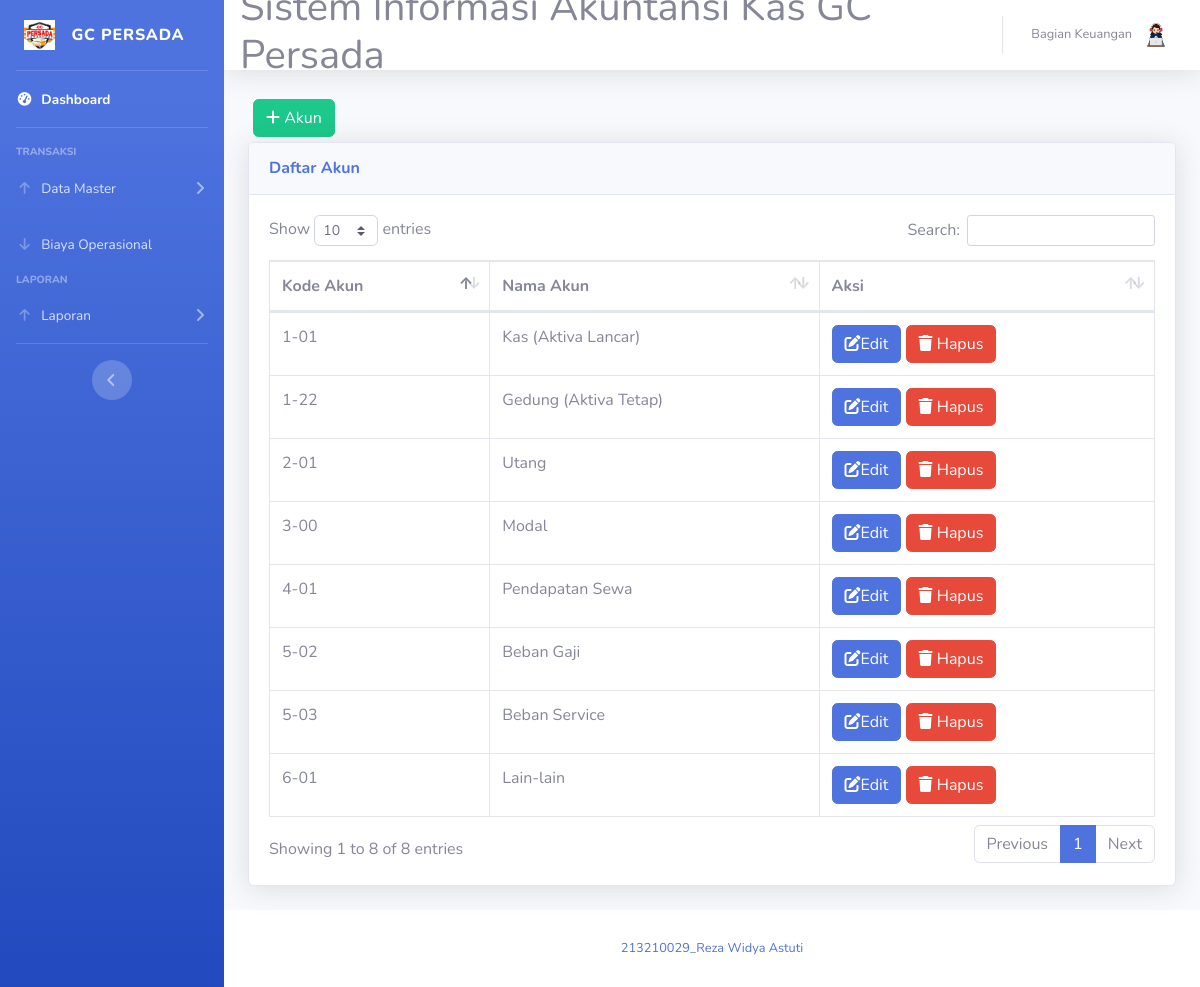
/kategori.php (signed in), run on an earlier commit of the app's database.
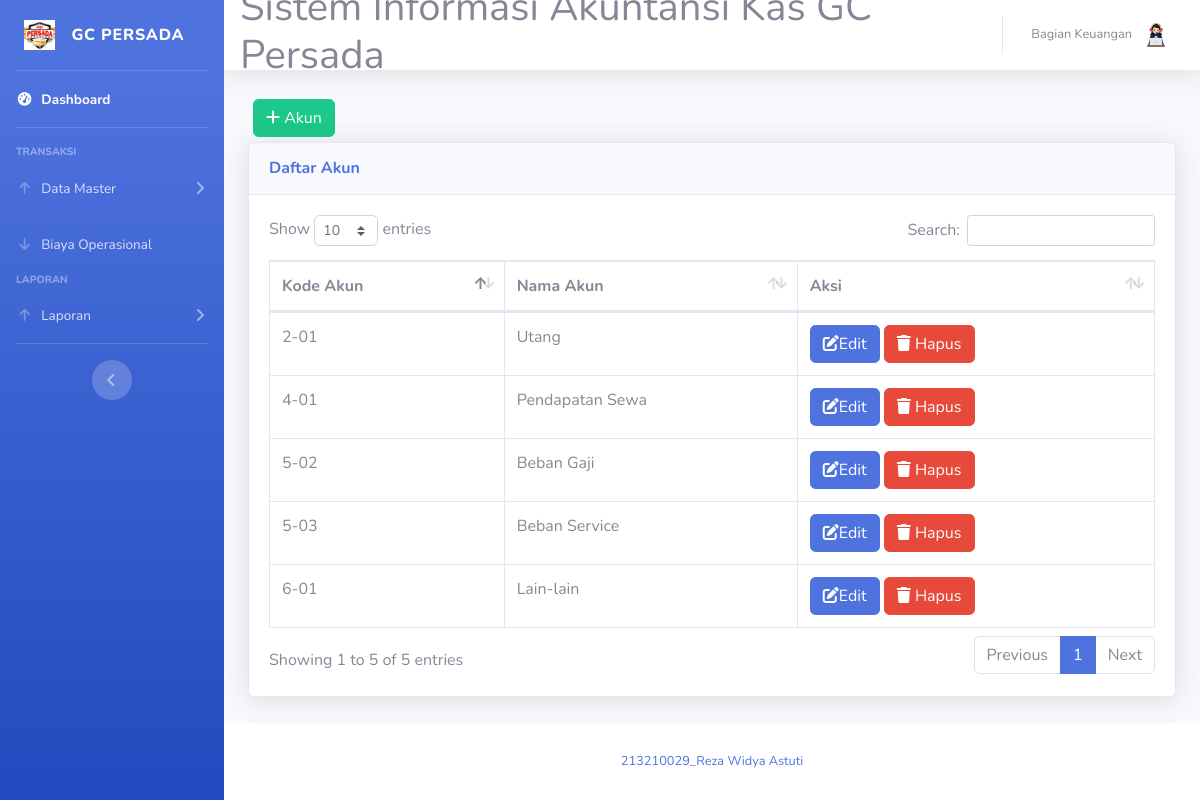
And on a later commit of the database.
### tables this page shows
CREATE TABLE `kategori_akun` (
  `id_akun` varchar(5) NOT NULL,
  `nama_akun` varchar(25) NOT NULL
);

### kategori.php (the view, shortened to what this page needs)
<!DOCTYPE html>
<html lang="en">
<head>
    <link href="vendor/fontawesome-free/css/all.min.css" rel="stylesheet" type="text/css">
    <link href="css/sb-admin-2.min.css" rel="stylesheet">
    <link href="vendor/datatables/dataTables.bootstrap4.min.css" rel="stylesheet">
</head>
<body id="page-top">
    <?php
    require 'koneksi.php';
    $role = $_SESSION['role_id'];
    $role == '3' ? require('sidebar-karyawan.php') : require('sidebar.php');
    ?>
    <div id="content">
        <?php require 'navbar.php'; ?>
        <div class="container-fluid">
            <button type="button" class="btn btn-success" style="margin:5px" data-toggle="modal" data-target="#myModalTambah"><i class="fa fa-plus"> </i> Akun</button><br>
            <div class="card shadow mb-4">
                <div class="card-header py-3">
                    <h6 class="m-0 font-weight-bold text-primary">Daftar Akun</h6>
                </div>
                <div class="card-body">
                    <div class="table-responsive">
                        <table class="table table-bordered" id="dataTable" width="100%" cellspacing="0">
                            <thead>
                                <tr>
                                    <th>Kode Akun</th>
                                    <th>Nama Akun</th>
                                    <th>Aksi</th>
                                </tr>
                            </thead>
                            <tbody>
                                <?php
                                $query_kategori = mysqli_query($koneksi, "SELECT * FROM kategori_akun");
                                while ($data = mysqli_fetch_assoc($query_kategori)) {
                                ?>
                                    <tr>
                                        <td><?= $data['id_akun'] ?></td>
                                        <td><?= $data['nama_akun'] ?></td>
                                        <td>
                                            <a href="#" type="button" class="btn btn-primary btn-md" data-toggle="modal" data-target="#myModal<?php echo $data['id_akun']; ?>"> <i class="fa fa-edit"></i>Edit</a>
                                            <a href="#" type="button" class="btn btn-danger btn-md" data-toggle="modal" data-target="#modalHapus<?php echo $data['id_akun']; ?>"><i class="fa fa-trash"></i> Hapus</a>
                                        <?php
                                    }
                                        ?>
                            </tbody>
                        </table>
                    </div>
                </div>
            </div>
        </div>
    </div>
    <?php require 'footer.php' ?>
    </div>
    </div>
</body>
</html>

### sidebar.php (shortened to what this page needs)
<div id="wrapper">
  <ul class="navbar-nav bg-gradient-primary sidebar sidebar-dark accordion" id="accordionSidebar">
    <a class="sidebar-brand d-flex align-items-center justify-content-center" href="index.php">
      <div class="sidebar-brand-icon rotate-n-0">
        <img src="img/logo.jpg" height="30dvh" alt="">
      </div>
      <div class="sidebar-brand-text mx-3"> GC PERSADA</div>
    </a>
    <hr class="sidebar-divider my-0">
    <li class="nav-item active">
      <a class="nav-link" href="index.php">
        <i class="fas fa-fw fa-tachometer-alt"></i>
        <span>Dashboard</span></a>
    </li>
    <hr class="sidebar-divider">
    <div class="sidebar-heading">
      Transaksi
    </div>
    <li class="nav-item">
      <a class="nav-link collapsed" href="#" data-toggle="collapse" data-target="#collapsePendapatan" aria-expanded="true" aria-controls="collapsePages">
        <i class="fas fa-fw fa-arrow-up"></i>
        <span>Data Master</span>
      </a>
    </li>
    <li class="nav-item">
      <a class="nav-link collapsed" href="operasional.php">
        <i class="fas fa-fw fa-arrow-down"></i>
        <span>Biaya Operasional</span>
      </a>
    </li>
    <div class="sidebar-heading">
      Laporan
    </div>
    <li class="nav-item">
      <a class="nav-link collapsed" href="#" data-toggle="collapse" data-target="#collapseLaporan" aria-expanded="true" aria-controls="collapsePages">
        <i class="fas fa-fw fa-arrow-up"></i>
        <span>Laporan</span>
      </a>
    </li>
    <hr class="sidebar-divider d-none d-md-block">
    <div class="text-center d-none d-md-inline">
      <button class="rounded-circle border-0" id="sidebarToggle"></button>
    </div>
  </ul>
  <div id="content-wrapper" class="d-flex flex-column">

### navbar.php (shortened to what this page needs)
<nav class="navbar navbar-expand navbar-light bg-white topbar mb-4 static-top shadow">
  <h1>Sistem Informasi Akuntansi Kas GC Persada</h1>
<?php require 'user.php'; ?>
</nav>

### user.php (shortened to what this page needs)
<ul class="navbar-nav ml-auto">
  <li class="nav-item dropdown no-arrow">
    <a class="nav-link dropdown-toggle" href="#" id="userDropdown" role="button" data-toggle="dropdown" aria-haspopup="true" aria-expanded="false">
      <span class="mr-2 d-none d-lg-inline text-gray-600 small"><?= $_SESSION['nama'] ?></span>
      <img class="img-profile rounded-circle" src="img/she2.png">
    </a>
  </li>
</ul>

### footer.php
<footer class="sticky-footer bg-white">
  <div class="container my-auto">
    <div class="copyright text-center my-auto">
      <span>
        <a href=''title='' target=''_blank>213210029_Reza Widya Astuti</a>
      </span>
    </div>
  </div>
</footer>

What changed in the data, as far as the page shows it:
removed kategori_akun: id_akun "1-01", nama_akun "Kas (Aktiva Lancar)"
removed kategori_akun: id_akun "1-22", nama_akun "Gedung (Aktiva Tetap)"
removed kategori_akun: id_akun "3-00", nama_akun "Modal"
Also different on the page:
text written by a page script: "Show entries Search: Showing 1 to 8 of 8 entries Previous 1 Next" → "Show entries Search: Showing 1 to 5 of 5 entries Previous 1 Next"
